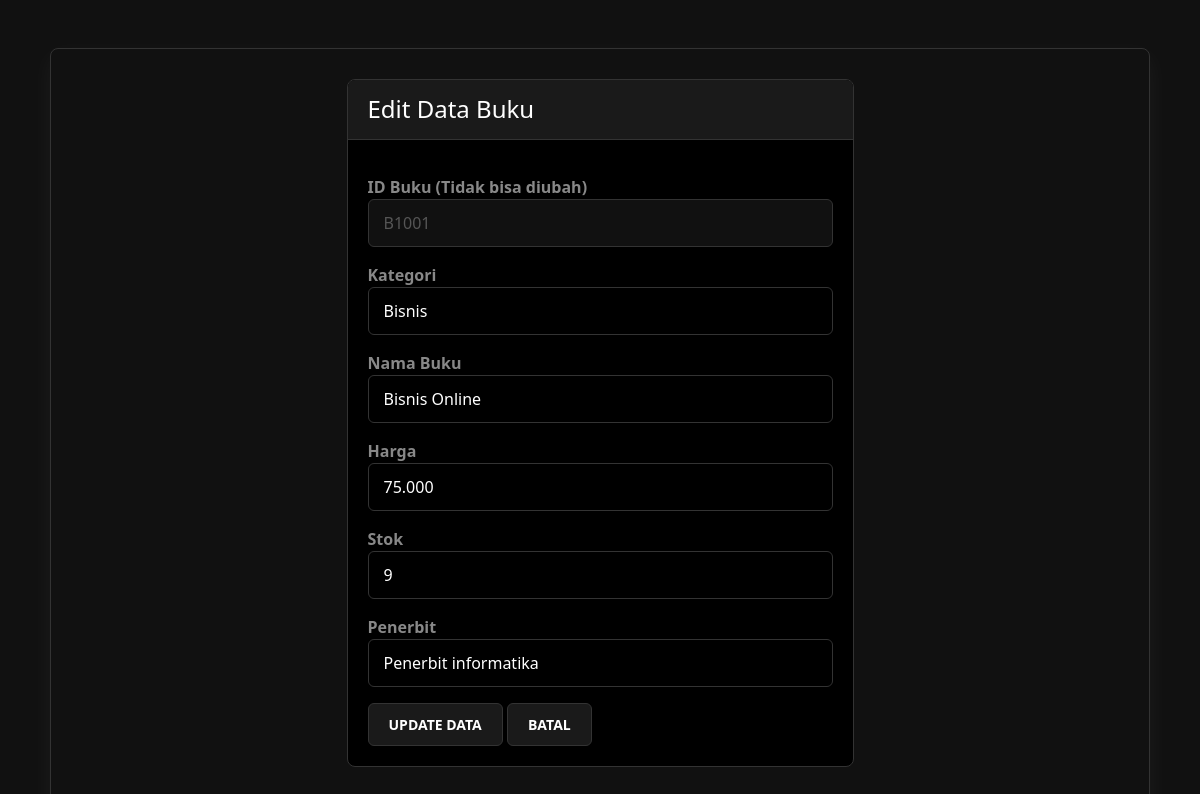
The app's page /buku/edit_buku.php?id=B1001 with its own data.
### tables this page shows
CREATE TABLE `tabel_buku` (
  `Id Buku` varchar(100) NOT NULL,
  `Kategori` varchar(100) NOT NULL,
  `Nama Buku` varchar(100) NOT NULL,
  `Harga` varchar(100) NOT NULL,
  `Stok` varchar(100) NOT NULL,
  `Penerbit` varchar(100) NOT NULL
);

### buku/edit_buku.php (the view, shortened to what this page needs)
<?php
include '../koneksi.php';
$IdLama = isset($_GET['id']) ? trim($_GET['id']) : '';
$QueryGet = "SELECT * FROM `tabel_buku` WHERE REPLACE(REPLACE(`Id Buku`, '\r', ''), '\n', '') = '$IdLama'";
$GetData = mysqli_query($conn, $QueryGet);
$Buku = mysqli_fetch_assoc($GetData);
?>
<!DOCTYPE html>
<html lang="id">
<head>
    <link href="https://cdn.jsdelivr.net/npm/bootstrap@5.3.0/dist/css/bootstrap.min.css" rel="stylesheet">
    <link rel="stylesheet" href="../styles.css">
</head>
<body class="container mt-5">
    <div class="row justify-content-center">
        <div class="col-md-6">
            <div class="card">
                <div class="card-header bg-warning text-white">
                    <h4 class="mb-0">Edit Data Buku</h4>
                </div>
                <div class="card-body">
                    <form method="POST">
        <div class="mb-3">
            <label>ID Buku (Tidak bisa diubah)</label>
            <input type="text" class="form-control" value="<?= htmlspecialchars($Buku['Id Buku']); ?>" disabled>
        </div>
        <div class="mb-3">
            <label>Kategori</label>
            <input type="text" name="Kategori" class="form-control" value="<?= htmlspecialchars($Buku['Kategori']); ?>" required>
        </div>
        <div class="mb-3">
            <label>Nama Buku</label>
            <input type="text" name="NamaBuku" class="form-control" value="<?= htmlspecialchars($Buku['Nama Buku']); ?>" required>
        </div>
        <div class="mb-3">
            <label>Harga</label>
            <input type="text" name="Harga" class="form-control" value="<?= htmlspecialchars($Buku['Harga']); ?>" required>
        </div>
        <div class="mb-3">
            <label>Stok</label>
            <input type="number" name="Stok" class="form-control" value="<?= htmlspecialchars($Buku['Stok']); ?>" required>
        </div>
        <div class="mb-3">
            <label>Penerbit</label>
            <input type="text" name="Penerbit" class="form-control" value="<?= htmlspecialchars($Buku['Penerbit']); ?>" required>
        </div>
        <button type="submit" name="Update" class="btn btn-warning">Update Data</button>
        <a href="../admin.php" class="btn btn-secondary">Batal</a>
    </form>
</body>
</html>

### styles.css (style rules this page uses)
* { margin: 0; padding: 0; box-sizing: border-box; }
body { font-family: 'Segoe UI', Tahoma, sans-serif; background: #000000; color: #ffffff; min-height: 100vh; padding-bottom: 50px; line-height: 1.5; }
.navbar, .container, .card, .alert { background: #111111; border: 1px solid #333333; border-radius: 8px; }
.container { max-width: 1100px; margin: 30px auto; padding: 30px; box-shadow: 0 8px 24px rgba(255,255,255,0.05); }
.card { overflow: hidden; background: #000000; margin-bottom: 20px; }
.card-header { padding: 15px 20px; font-weight: 600; border-bottom: 1px solid #333333; background: #1a1a1a !important; }
.card-body { padding: 20px; }
.form-control, select, textarea { width: 100%; padding: 10px 15px; background: #000000; border: 1px solid #333333; border-radius: 6px; color: #ffffff; margin-top: 0; height: 48px; }
.form-control:disabled { background: #111111; color: #555555; cursor: not-allowed; }
label { font-weight: 600; display: block; margin-top: 15px; color: #888888; }
.btn { padding: 10px 20px; border-radius: 6px; font-weight: 600; cursor: pointer; border: 1px solid #333333; text-transform: uppercase; transition: all 0.2s; display: inline-block; text-decoration: none; font-size: 0.875rem; text-align: center; }
.btn-danger, .btn-warning, .btn-secondary { background: #1a1a1a; color: #ffffff; border-color: #333333; }

### records on screen
tabel_buku: Id Buku "B1001", Kategori "Bisnis", NamaBuku "Bisnis Online", Harga "75.000", Stok "9", Penerbit "Penerbit informatika"
